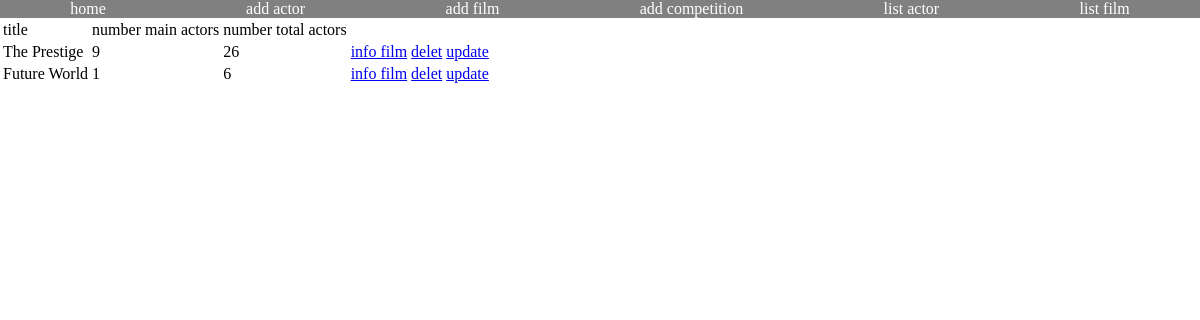
/views/list_film, run on the app's committed database.
### tables this page shows
CREATE TABLE `film` (
  `id_film` int(11) NOT NULL,
  `title` varchar(100) NOT NULL,
  `number_main_actors` int(11) NOT NULL,
  `number_total_actors` int(11) NOT NULL
);

### models/filmModel.php (called while the page is built, shortened)
<?php
class Film{
    public static function findAllFilm(){
        $db = Database::dbConnect();
        $request = $db->prepare("SELECT * FROM film");
        try{
            $request->execute(array());
            $all = $request->fetchAll();
            return $all;
        }catch(PDOException $e){
            echo $e->getMessage();
        }
    }
}

### views/list_film.php (the view, shortened to what this page needs)
<?php
require_once "../models/filmModel.php";
$allFilm = Film::findAllFilm();
?>
<?php require_once "inc/header.php"; ?>
<?php require_once "inc/nav.php"; ?>
    <table>
        <thead>
            <tr>
                <td>title</td>
                <td>number main actors</td>
                <td>number total actors</td>
            </tr>
            <tbody>
                <?php foreach($allFilm as $film){?>
                    <tr>
                        <td><?= $film['title']; ?></td>
                        <td><?= $film['number_main_actors']; ?></td>
                        <td><?= $film['number_total_actors']; ?></td>
                        <td><a href="info.php?id_film=<?=$film['id_film'];?>&&type=film">info film</a></td>
                        <td><a href="traitement/action.php?id_film=<?=$film['id_film'];?>">delet</a></td>
                        <td><a href="update.php?id_film=<?=$film['id_film'];?>&&type=film&&title=<?= $film['title']; ?>&&main=<?=$film['number_main_actors'];?>&&total=<?= $film['number_total_actors']; ?>">update</a></td>
                    </tr>
                <?php } ?>
            </tbody>
        </thead>
    </table>
<?php require_once "inc/footer.php"; ?>

### views/asset/css/style.css (style rules this page uses)
body, ul { margin: 0; padding: 0; }

### data on the page
film: title "The Prestige", number_main_actors "9", number_total_actors "26"
film: title "Future World", number_main_actors "1", number_total_actors "6"
